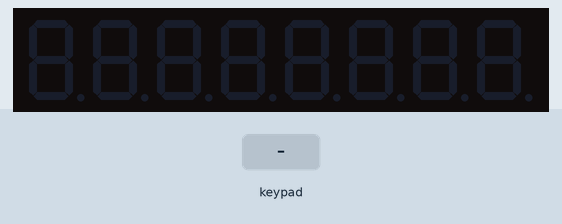
Simulated run of this sketch. Board: Arduino Uno, built with avr-gcc and run on an emulated ATmega328P. Shown: 8-digit seven-segment display. Inputs (shaded band) come from the test bench. What the sketch prints to the serial monitor is not drawn.

Above: at 1.2 s.
1.3 s: keypad keys 9 8 7 6 pressed 0.4 s apart
At 3.5 s:
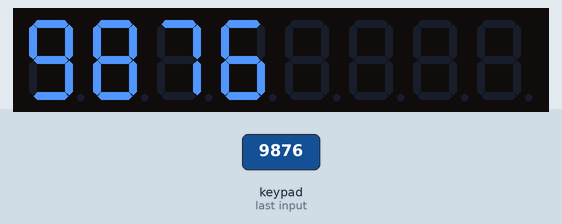
4.4 s: keypad keys 9 8 7 6 # pressed 0.4 s apart
At 6.7 s:
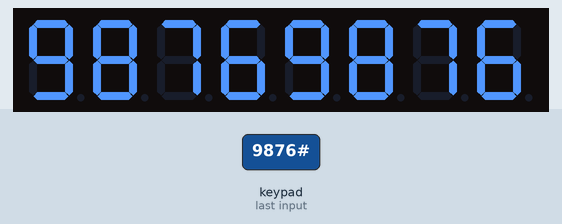
7.9 s: key 'A' pressed
At 9.1 s:
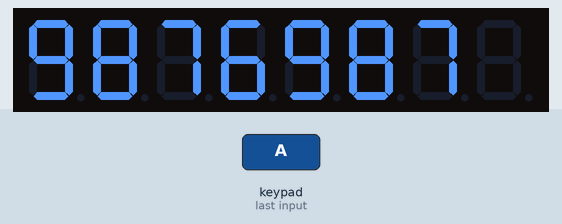
9.4 s: keypad keys 9 8 7 6 * pressed 0.4 s apart
At 10.6 s:
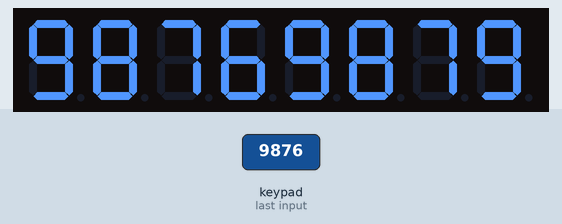
Timing chart, 0 to 12.4 s (numbered marks = the images above; inputs shaded):
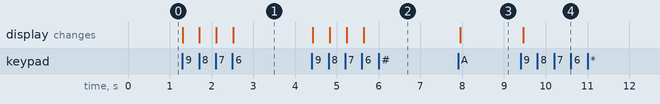

The sketch:

Exemplu_Afisaj_2x4_digit.ino
```cpp
#include <LedControl.h>
#include <Keypad.h>

const byte ROWS = 4; //4 randuri
const byte COLS = 4; //4 coloane

char keys[ROWS][COLS] = {
  {'1','2','3','A'},
  {'4','5','6','B'},
  {'7','8','9','C'},
  {'*','0','#','D'}
}; //tastele puse intr-o matrice, caracterele pot fi modificate

byte rowPins[ROWS] = {9, 8, 7, 6}; //ROW pins conectati la D9, D8, D7, D6
byte colPins[COLS] = {5, 4, 3, 2}; //COLUMN pins conectati la D5, D4, D3, D2

Keypad keypad = Keypad( makeKeymap(keys), rowPins, colPins, ROWS, COLS ); //initializare keypad
LedControl lc = LedControl(12, 11, 10, 1); //initializare afisaj

void setup(){
  Serial.begin(9600);
  lc.shutdown(0, false); //pornire afisaj
  lc.clearDisplay(0); //golire afisaj
}

void setChar(char* text) //functie pentru setarea caracterului pe pozitia poz
{
  lc.clearDisplay(0); //golire afisaj
  for(int i = 0; i<strlen(text); i++)
  {
    lc.setChar(0, 7-i, text[i],false); //setarea caracterului key pe pozitia poz
    //echivalentul setChar pentru afisarea unui numar, folosind variabila int este setDigit
  }
}

int poz = 0; //variabila pentru numarul de caractere introduse

void loop() {
  char key = keypad.getKey(); //citire caracter
  char txt[8]; //variabila unde vor fi memorate toate caracterele
  if(key) //daca a fost apasat, se afiseaza caracterul
  {
    Serial.print(key);
    if(poz < 8 && key <= '9' && key >= '0') //sa se afiseze doar caractere numerice
      txt[poz++] = key;

    //A va avea rolul de a sterge un caracter
    if(key == 'A') //stergem ultimul caracter
    {
      txt[poz - 1] = 0; //stergem ultimul caracter
      poz--; //pozitia va fi decrementata
    }
    setChar(txt); //setare caractere pe afisaj
  }
  delay(100);
}
```

Measured:
- after the input at 1.3 s, the display: first changes at once (image 1 shows a later state)
- after the input at 4.4 s, the display: first changes at once (image 2 shows a later state)
- after the input at 7.9 s, the display: changes after 0.06 s (image 3)
- after the input at 9.4 s, the display: changes after 0.07 s (image 4)
